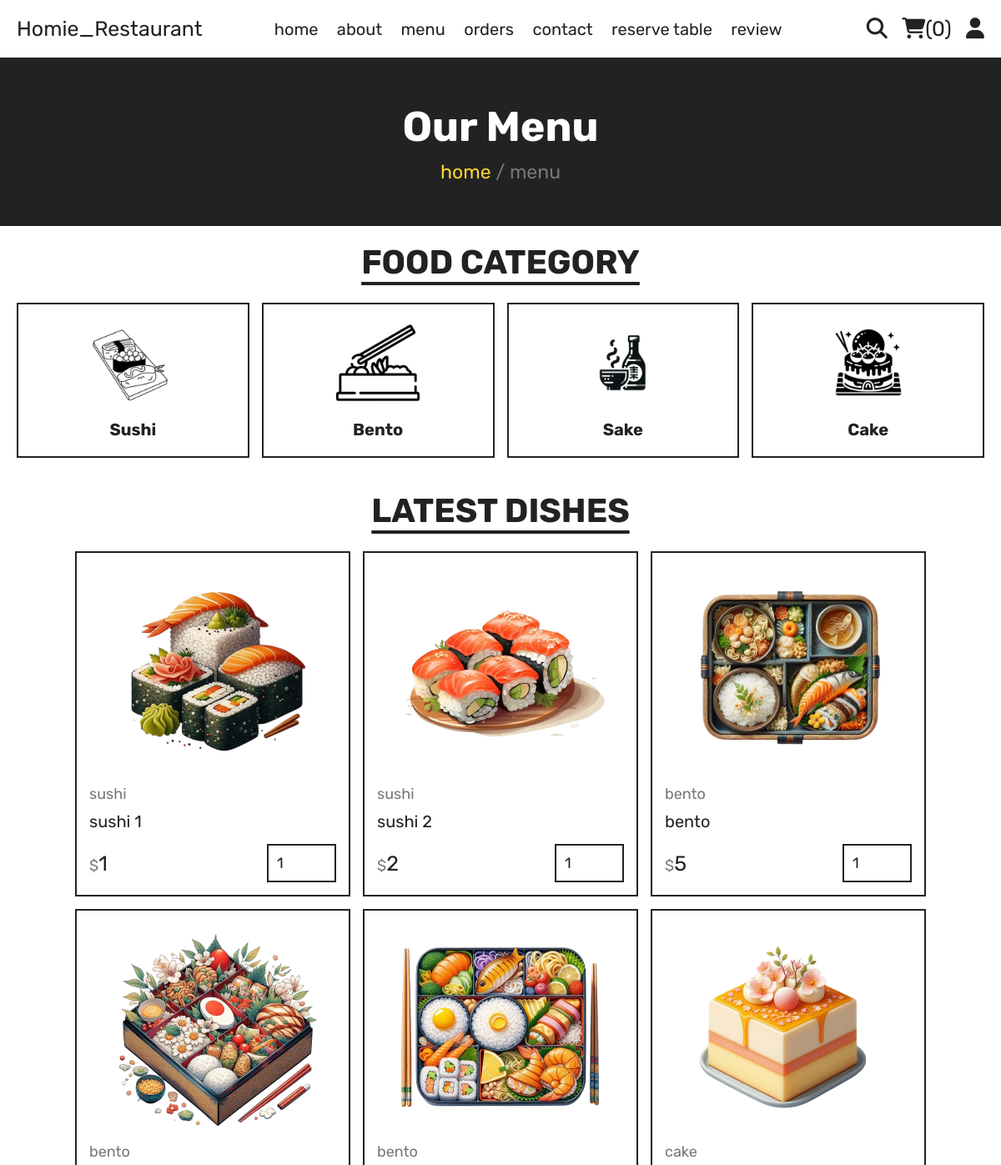
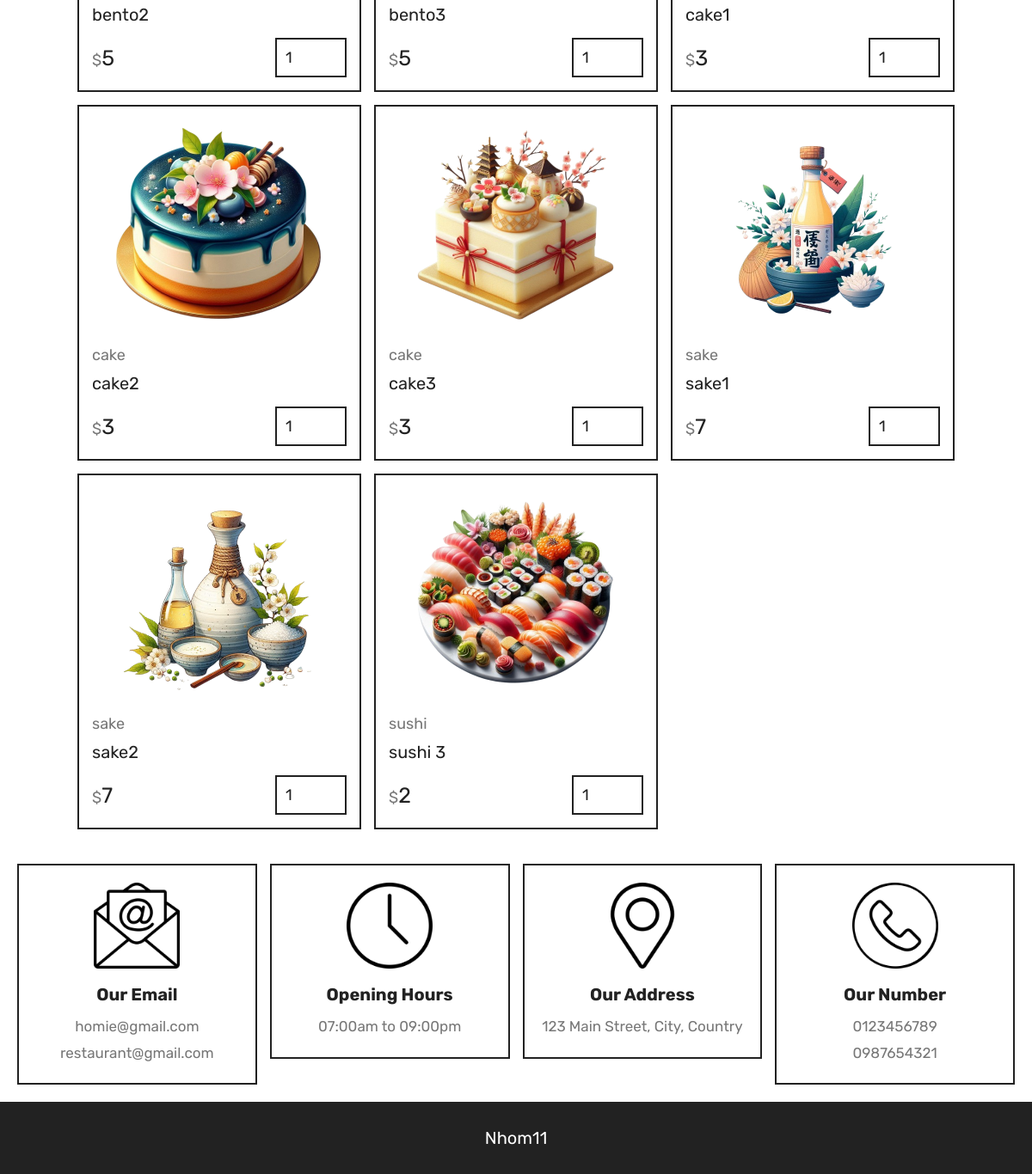
Page /menu.php on the committed database (2 pictures, top to bottom).
### tables this page shows
CREATE TABLE `products` (
  `id` int(100) NOT NULL,
  `name` varchar(100) NOT NULL,
  `category` varchar(100) NOT NULL,
  `price` int(10) NOT NULL,
  `image` varchar(100) NOT NULL
);

CREATE TABLE `footer` (
   `id` int(11) NOT NULL AUTO_INCREMENT,
   `email1` varchar(255) NOT NULL,
   `email2` varchar(255) NOT NULL,
   `opening_hours` varchar(100) NOT NULL,
   `address` varchar(255) NOT NULL,
   `phone1` varchar(15) NOT NULL,
   `phone2` varchar(15) NOT NULL,
   PRIMARY KEY (`id`)
);

### components/connect.php (called while the page is built, shortened)
<?php
class DatabaseConnections
{
    private $connections = [];
    private $maxRetries = 15;
    public function __construct()
    {
        $this->verifyTables();
    }
    private function initializeConnections()
    {
        $retryCount = 0;
        $options = [
            PDO::ATTR_ERRMODE => PDO::ERRMODE_EXCEPTION,
            PDO::ATTR_TIMEOUT => 60,
            PDO::MYSQL_ATTR_INIT_COMMAND => "SET NAMES utf8mb4",
            PDO::ATTR_PERSISTENT => true
        ];
        while ($retryCount < $this->maxRetries) {
            try {
                $this->connections['user'] = new PDO(
                    'mysql:host=user-db;dbname=user_service;charset=utf8mb4',
                    'root',
                    'root',
                    $options
                );
                $this->connections['product'] = new PDO(
                    'mysql:host=product-db;dbname=product_service;charset=utf8mb4',
                    'root',
                    'root',
                    $options
                );
                $this->connections['order'] = new PDO(
                    'mysql:host=order-db;dbname=order_service;charset=utf8mb4',
                    'root',
                    'root',
                    $options
                );
                $this->connections['content'] = new PDO(
                    'mysql:host=content-db;dbname=content_service;charset=utf8mb4',
                    'root',
                    'root',
                    $options
                );
                return;
            } catch (PDOException $e) {
                sleep(5);
                $retryCount++;
                if ($retryCount == $this->maxRetries) {
                    die('Failed to connect after ' . $this->maxRetries . ' attempts: ' . $e->getMessage());
                }
            }
        }
    }
    private function verifyTables()
    {
        try {
            $contentDb = $this->getConnection('content');
            $stmt = $contentDb->query("SHOW TABLES LIKE 'messages'");
        } catch (PDOException $e) {
            die('Table verification failed: ' . $e->getMessage());
        }
    }
    public function getConnection($service)
    {
        return $this->connections[$service] ?? null;
    }
}
$db = new DatabaseConnections();
?>

### menu.php (the view, shortened to what this page needs)
<?php
include 'components/connect.php';
?>
<!DOCTYPE html>
<html lang="en">
<head>
   <link rel="stylesheet" href="https://cdnjs.cloudflare.com/ajax/libs/font-awesome/6.1.1/css/all.min.css">
   <link rel="stylesheet" href="css/style.css">
</head>
<body>
   <?php include 'components/user_header.php'; ?>
   <div class="heading">
      <h3>our menu</h3>
      <p><a href="home.php">home</a> <span> / menu</span></p>
   </div>
   <section class="category">
      <h1 class="title">food category</h1>
      <div class="box-container">
         <a href="category.php?category=sushi" class="box">
            <img src="images/cat-1.png" alt="">
            <h3>sushi</h3>
         </a>
         <a href="category.php?category=bento" class="box">
            <img src="images/cat-2.png" alt="">
            <h3>bento</h3>
         </a>
         <a href="category.php?category=sake" class="box">
            <img src="images/cat-3.png" alt="">
            <h3>sake</h3>
         </a>
         <a href="category.php?category=cake" class="box">
            <img src="images/cat-4.png" alt="">
            <h3>cake</h3>
         </a>
      </div>
   </section>
   <section class="products">
      <h1 class="title">latest dishes</h1>
      <div class="box-container">
         <?php
         $select_products = $db->getConnection('product')->prepare("SELECT * FROM products");
         $select_products->execute();
         if ($select_products->rowCount() > 0) {
            while ($fetch_products = $select_products->fetch(PDO::FETCH_ASSOC)) {
               ?>
               <form action="" method="post" class="box">
                  <img src="uploaded_img/<?= $fetch_products['image']; ?>" alt="">
                  <a href="category.php?category=<?= $fetch_products['category']; ?>"
                     class="cat"><?= $fetch_products['category']; ?></a>
                  <div class="name"><?= $fetch_products['name']; ?></div>
                  <div class="flex">
                     <div class="price"><span>$</span><?= $fetch_products['price']; ?></div>
                     <input type="number" name="qty" class="qty" min="1" max="99" value="1" maxlength="2"">
         </div>
      </form>
      <?php
            }
         } else {
            echo '<p class="empty">no products added yet!</p>';
         }
         ?>
   </div>
</section>
<?php include 'components/footer.php'; ?>
</body>
</html>

### components/footer.php
<footer class="footer">
   <section class="grid">
      <?php
      try {
         $select_footer = $db->getConnection('content')->prepare("SELECT * FROM `footer` LIMIT 1");
         $select_footer->execute();
         $footer_info = $select_footer->fetch(PDO::FETCH_ASSOC);
      } catch (PDOException $e) {
         $footer_info = null;
         error_log("Footer DB Error: " . $e->getMessage());
      }
      if ($footer_info) {
         ?>
         <div class="box">
            <img src="images/email-icon.png" alt="">
            <h3>Our Email</h3>
            <a
               href="mailto:<?= htmlspecialchars($footer_info['email1']); ?>"><?= htmlspecialchars($footer_info['email1']); ?></a>
            <a
               href="mailto:<?= htmlspecialchars($footer_info['email2']); ?>"><?= htmlspecialchars($footer_info['email2']); ?></a>
         </div>
         <div class="box">
            <img src="images/clock-icon.png" alt="">
            <h3>Opening Hours</h3>
            <p><?= htmlspecialchars($footer_info['opening_hours']); ?></p>
         </div>
         <div class="box">
            <img src="images/map-icon.png" alt="">
            <h3>Our Address</h3>
            <a href="#"><?= htmlspecialchars($footer_info['address']); ?></a>
         </div>
         <div class="box">
            <img src="images/phone-icon.png" alt="">
            <h3>Our Number</h3>
            <a
               href="tel:<?= htmlspecialchars($footer_info['phone1']); ?>"><?= htmlspecialchars($footer_info['phone1']); ?></a>
            <a
               href="tel:<?= htmlspecialchars($footer_info['phone2']); ?>"><?= htmlspecialchars($footer_info['phone2']); ?></a>
         </div>
         <?php
      } else {
         echo '<p>No footer information available.</p>';
      }
      ?>
   </section>
   <div class="credit">Nhom11</div>
</footer>

### css/style.css (style rules this page uses)
:root { --yellow: #fed330; --red: #e74c3c; --white: #fff; --black: #222; --light-color: #777; --border: 0.2rem solid var(--black); }
h1 { text-align: center; margin-bottom: 20px; }
h1 { text-align: center; margin-bottom: 20px; font-size: 2.5rem; }
* { font-family: "Rubik", sans-serif; margin: 0; padding: 0; box-sizing: border-box; outline: none; border: none; text-decoration: none; }
html { font-size: 62.5%; overflow-x: hidden; scroll-behavior: smooth; stop-opacity: 7rem; }
section { margin: 0 auto; max-width: 1200px; padding: 2rem; }
.title { text-align: center; margin-bottom: 2.5rem; font-size: 4rem; color: var(--black); text-transform: uppercase; text-decoration: underline; text-underline-offset: 1rem; }
.heading { display: flex; align-items: center; justify-content: center; gap: 1rem; flex-flow: column; background-color: var(--black); min-height: 20rem; }
.heading h3 { font-size: 5rem; color: var(--white); text-transform: capitalize; }
.heading p { font-size: 2.3rem; color: var(--light-color); }
.heading p a { color: var(--yellow); }
.category .box-container { display: grid; grid-template-columns: repeat(auto-fit, minmax(27rem, 1fr)); gap: 1.5rem; align-items: flex-start; }
.category .box-container .box { border: var(--border); padding: 2rem; text-align: center; }
.category .box-container .box img { width: 100%; height: 10rem; object-fit: contain; }
.category .box-container .box h3 { font-size: 2rem; margin-top: 1.5rem; color: var(--black); text-transform: capitalize; }
.products .box-container { display: grid; grid-template-columns: repeat(auto-fit, 33rem); justify-content: center; align-items: flex-start; gap: 1.5rem; }
.products .box-container .box { border: var(--border); padding: 1.5rem; position: relative; overflow: hidden; }
.products .box-container .box img { height: 25rem; width: 100%; object-fit: contain; margin-bottom: 1rem; }
.products .box-container .box .cat { font-size: 1.8rem; color: var(--light-color); }
.products .box-container .box .name { font-size: 2rem; color: var(--black); margin: 1rem 0; }
.products .box-container .box .flex { display: flex; align-items: center; gap: 1rem; margin-top: 1.5rem; }
.products .box-container .box .flex .price { margin-right: auto; font-size: 2.5rem; color: var(--black); }
.products .box-container .box .flex .price span { color: var(--light-color); font-size: 1.8rem; }
.products .box-container .box .flex .qty { padding: 1rem; border: var(--border); font-size: 1.8rem; color: var(--black); }
.footer .grid { display: grid; grid-template-columns: repeat(auto-fit, minmax(27rem, 1fr)); gap: 1.5rem; align-items: flex-start; }
.footer .grid .box { border: var(--border); padding: 2rem; text-align: center; }
.footer .grid .box img { height: 10rem; width: 100%; object-fit: contain; margin-bottom: 0.5rem; }
.footer .grid .box h3 { margin: 1rem 0; font-size: 2rem; color: var(--black); text-transform: capitalize; }
.footer .grid .box p, .footer .grid .box a { display: block; font-size: 1.7rem; color: var(--light-color); line-height: 1.8; }
.credit { padding: 3rem 2rem; text-align: center; background-color: var(--black); color: var(--white); font-size: 2rem; text-transform: capitalize; }

### rows in the picture
products: image (picture), category "sushi", name "sushi 1", price "1"
products: image (picture), category "sushi", name "sushi 2", price "2"
products: image (picture), category "bento", name "bento", price "5"
products: image (picture), category "bento", name "bento2", price "5"
products: image (picture), category "bento", name "bento3", price "5"
products: image (picture), category "cake", name "cake1", price "3"
products: image (picture), category "cake", name "cake2", price "3"
products: image (picture), category "cake", name "cake3", price "3"
products: image (picture), category "sake", name "sake1", price "7"
products: image (picture), category "sake", name "sake2", price "7"
products: image (picture), category "sushi", name "sushi 3", price "2"
footer: email1 "homie@gmail.com", email2 "restaurant@gmail.com", opening_hours "07:00am to 09:00pm", address "123 Main Street, City, Country", phone1 "0123456789", phone2 "0987654321"

### other values in the picture
$total_cart_items "0"
